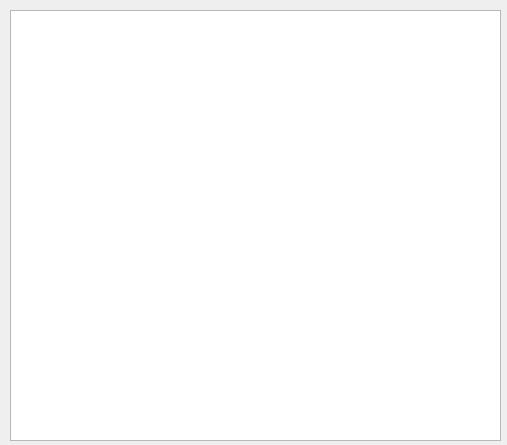
<?xml version="1.0" encoding="UTF-8"?>
<ui version="4.0">
 <class>Form</class>
 <widget class="QWidget" name="Form">
  <property name="geometry">
   <rect>
    <x>0</x>
    <y>0</y>
    <width>507</width>
    <height>445</height>
   </rect>
  </property>
  <property name="windowTitle">
   <string>Form</string>
  </property>
  <widget class="QTableWidget" name="tableWidget">
   <property name="geometry">
    <rect>
     <x>10</x>
     <y>10</y>
     <width>491</width>
     <height>431</height>
    </rect>
   </property>
  </widget>
 </widget>
 <resources/>
 <connections/>
</ui>
